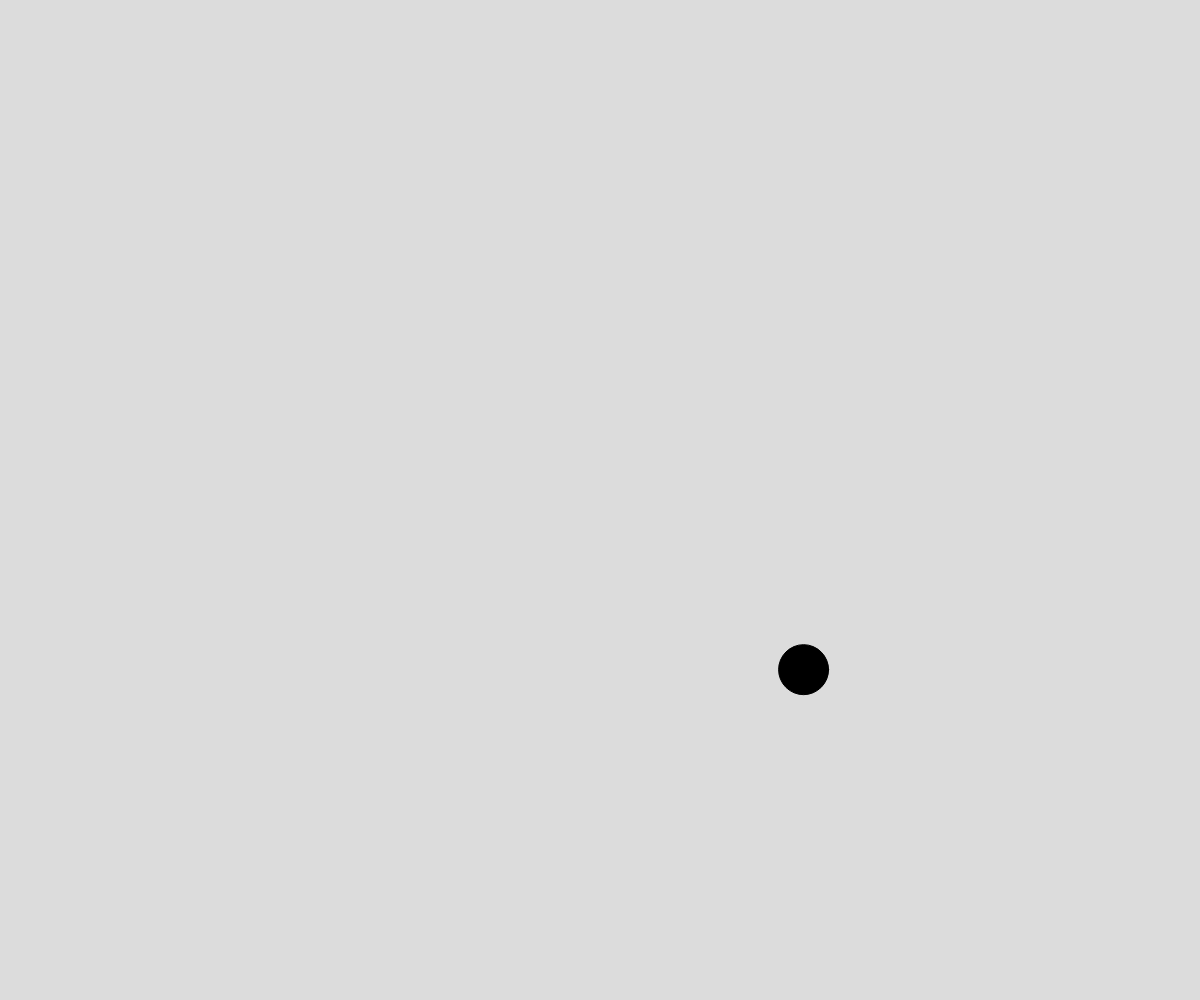
Frame 1 (no input)
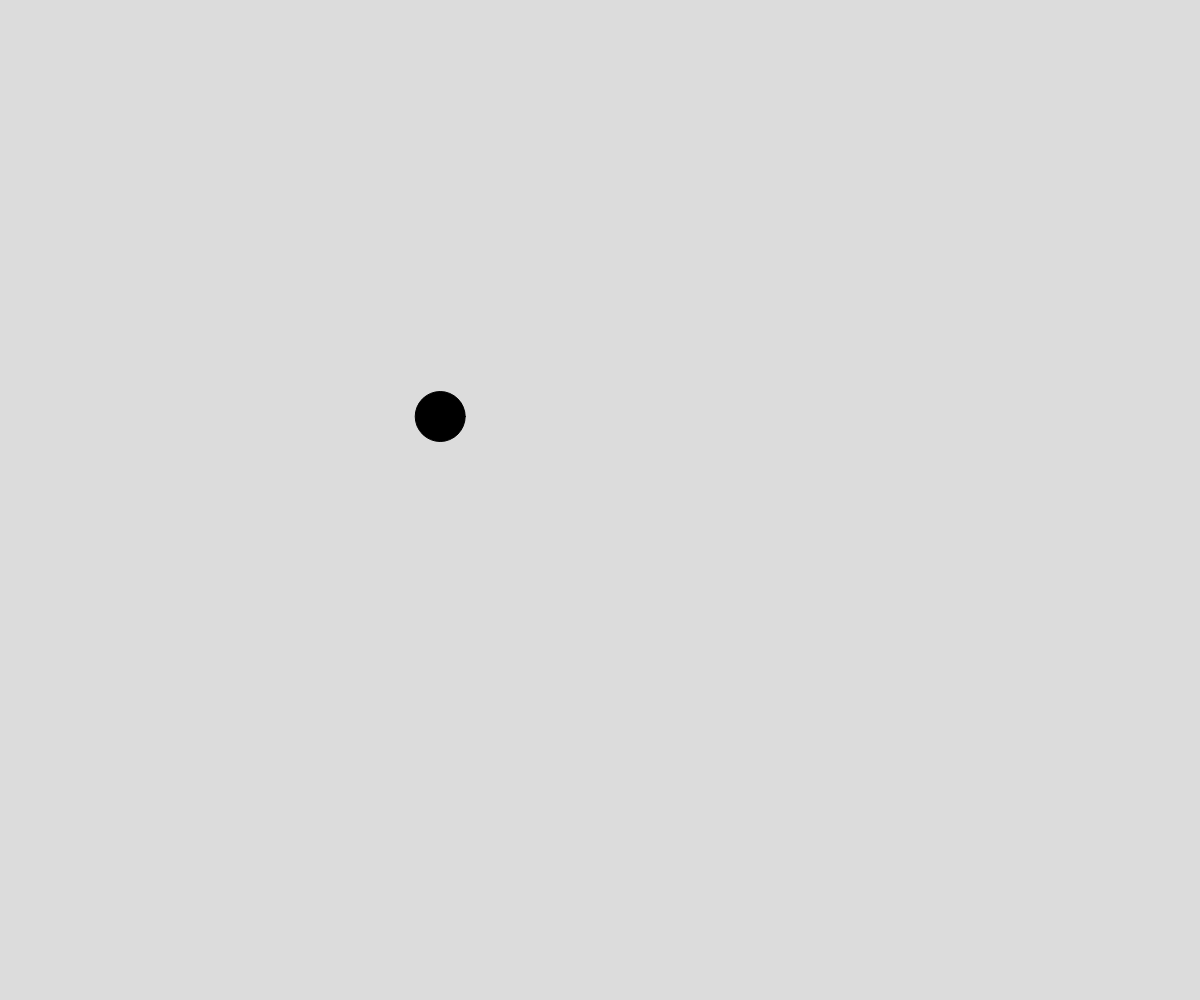
Frame 60 (no input)
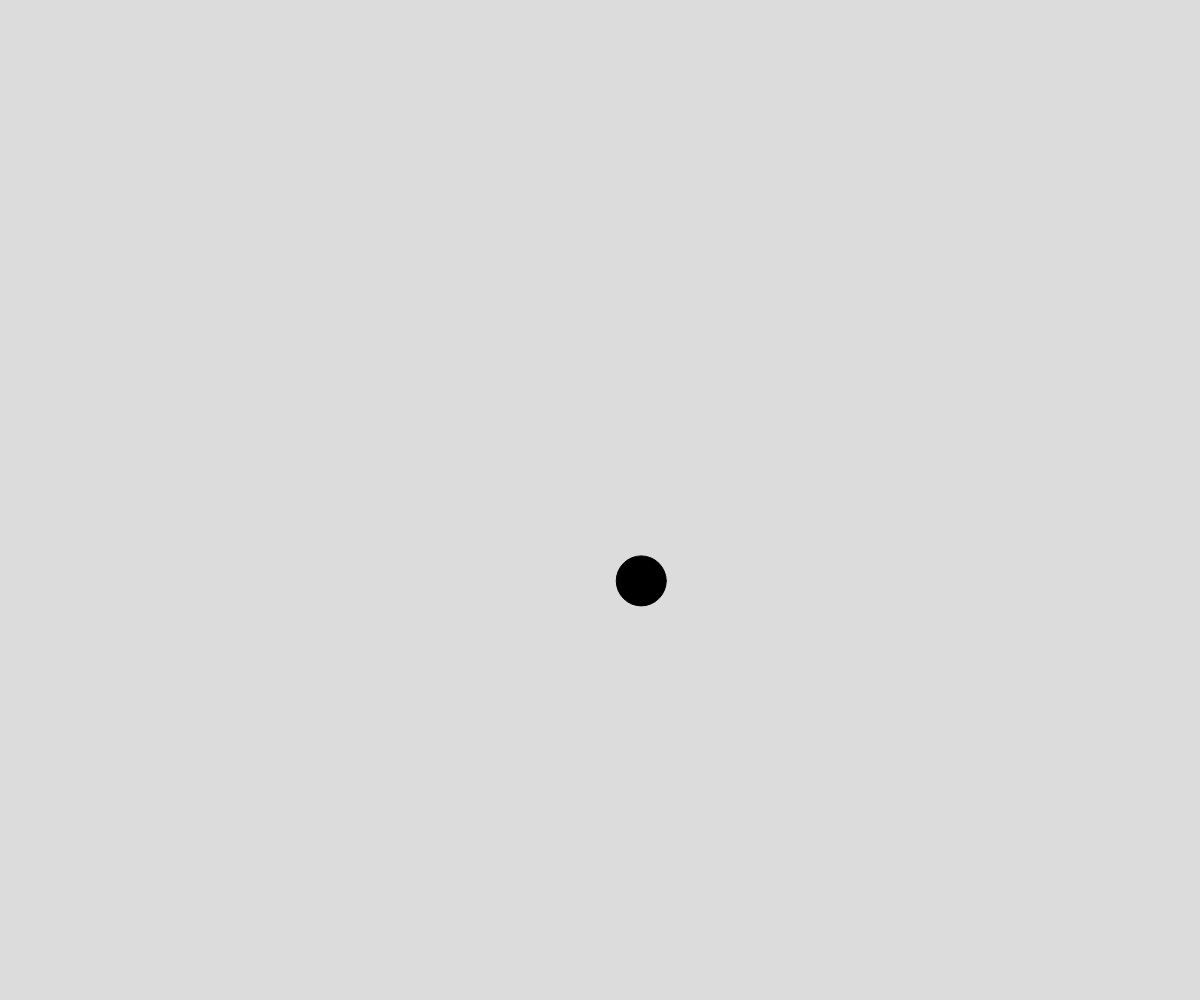
Frame 120 (the mouse pressed at the canvas centre since frame 60)

The p5.js sketch that drew these frames (run headless with seeded random() and noise() and a simulated clock; from frame 60 on, the mouse is pressed at the canvas centre):

// p5.js sketch
// ── sketch.js
// Perlin Noise Demo || Moving a Circle
// Karthik Narayan
// Mar.11, 2025

let time = 0;
let deltaTime = 0.02;
let x;
let y;

function setup() {
  createCanvas(windowWidth, windowHeight);
}

function draw() {
  background(220);

  fill("black");
  x = noise(time) * width;
  y = noise(time, time, time) * height;
  circle(x, y, 50);

  time += deltaTime;
}
